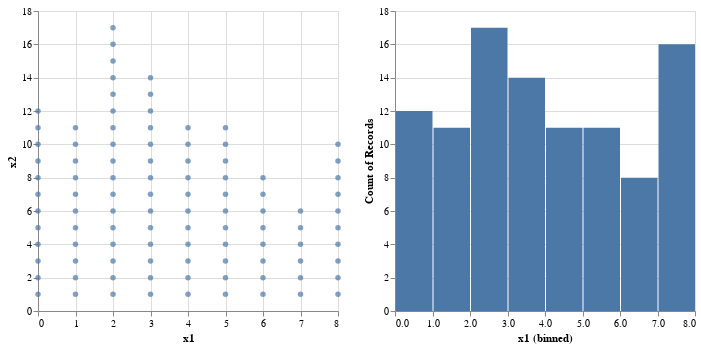

Write notebook code for a chart like this one.
### Code cell
points = df |> vl"""
{

"hconcat" : [
  {
  "mark": "circle",
  "encoding": {
    "x": {"field": "x1", "type": "quantitative"},
    "y": {"field": "x2", "type": "quantitative"}
    }
  },
  {
  "mark": "bar",
  "encoding": {
    "x": {
      "bin": true,
      "field": "x1",
      "type": "quantitative"
    },
    "y": {
      "aggregate": "count",
      "type": "quantitative"
      }
     }
  }
]
}
"""

### Figure 1 — Vega-Lite specification as saved in the notebook (floating-point values rounded to 4 significant figures)
{"data": {"values": [{"x1": 6, "x2": 1}, {"x1": 5, "x2": 1}, {"x1": 5, "x2": 2}, {"x1": 4, "x2": 1}, {"x1": 2, "x2": 1}, {"x1": 1, "x2": 1}, {"x1": 4, "x2": 2}, {"x1": 2, "x2": 2}, {"x1": 8, "x2": 1}, {"x1": 3, "x2": 1}, {"x1": 1, "x2": 2}, {"x1": 8, "x2": 2}, {"x1": 1, "x2": 3}, {"x1": 0, "x2": 1}, {"x1": 8, "x2": 3}, {"x1": 5, "x2": 3}, {"x1": 2, "x2": 3}, {"x1": 7, "x2": 1}, {"x1": 1, "x2": 4}, {"x1": 5, "x2": 4}, {"x1": 5, "x2": 5}, {"x1": 1, "x2": 5}, {"x1": 2, "x2": 4}, {"x1": 4, "x2": 3}, {"x1": 2, "x2": 5}, {"x1": 8, "x2": 4}, {"x1": 7, "x2": 2}, {"x1": 5, "x2": 6}, {"x1": 8, "x2": 5}, {"x1": 1, "x2": 6}, {"x1": 3, "x2": 2}, {"x1": 4, "x2": 4}, {"x1": 0, "x2": 2}, {"x1": 2, "x2": 6}, {"x1": 2, "x2": 7}, {"x1": 0, "x2": 3}, {"x1": 3, "x2": 3}, {"x1": 0, "x2": 4}, {"x1": 1, "x2": 7}, {"x1": 3, "x2": 4}, {"x1": 7, "x2": 3}, {"x1": 2, "x2": 8}, {"x1": 1, "x2": 8}, {"x1": 2, "x2": 9}, {"x1": 1, "x2": 9}, {"x1": 6, "x2": 2}, {"x1": 3, "x2": 5}, {"x1": 4, "x2": 5}, {"x1": 2, "x2": 10}, {"x1": 0, "x2": 5}, {"x1": 4, "x2": 6}, {"x1": 5, "x2": 7}, {"x1": 7, "x2": 4}, {"x1": 4, "x2": 7}, {"x1": 0, "x2": 6}, {"x1": 2, "x2": 11}, {"x1": 6, "x2": 3}, {"x1": 8, "x2": 6}, {"x1": 7, "x2": 5}, {"x1": 5, "x2": 8}, {"x1": 4, "x2": 8}, {"x1": 4, "x2": 9}, {"x1": 5, "x2": 9}, {"x1": 2, "x2": 12}, {"x1": 0, "x2": 7}, {"x1": 6, "x2": 4}, {"x1": 0, "x2": 8}, {"x1": 3, "x2": 6}, {"x1": 3, "x2": 7}, {"x1": 3, "x2": 8}, {"x1": 8, "x2": 7}, {"x1": 4, "x2": 10}, {"x1": 7, "x2": 6}, {"x1": 5, "x2": 10}, {"x1": 6, "x2": 5}, {"x1": 2, "x2": 13}, {"x1": 3, "x2": 9}, {"x1": 0, "x2": 9}, {"x1": 4, "x2": 11}, {"x1": 3, "x2": 10}, {"x1": 3, "x2": 11}, {"x1": 8, "x2": 8}, {"x1": 8, "x2": 9}, {"x1": 0, "x2": 10}, {"x1": 0, "x2": 11}, {"x1": 8, "x2": 10}, {"x1": 6, "x2": 6}, {"x1": 6, "x2": 7}, {"x1": 6, "x2": 8}, {"x1": 2, "x2": 14}, {"x1": 3, "x2": 12}, {"x1": 2, "x2": 15}, {"x1": 2, "x2": 16}, {"x1": 1, "x2": 10}, {"x1": 5, "x2": 11}, {"x1": 3, "x2": 13}, {"x1": 3, "x2": 14}, {"x1": 0, "x2": 12}, {"x1": 2, "x2": 17}, {"x1": 1, "x2": 11}]}, "hconcat": [{"encoding": {"x": {"field": "x1", "type": "quantitative"}, "y": {"field": "x2", "type": "quantitative"}}, "mark": "circle"}, {"encoding": {"x": {"bin": true, "field": "x1", "type": "quantitative"}, "y": {"aggregate": "count", "type": "quantitative"}}, "mark": "bar"}]}
